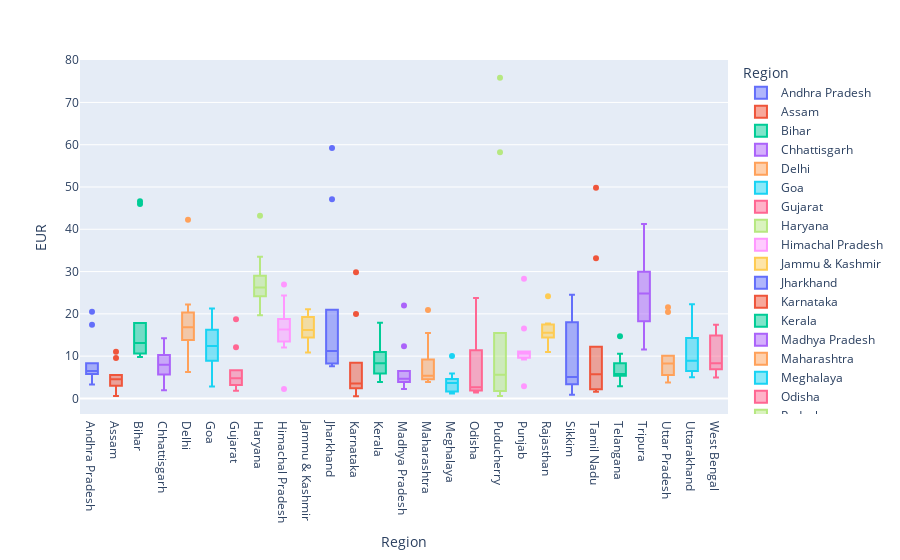
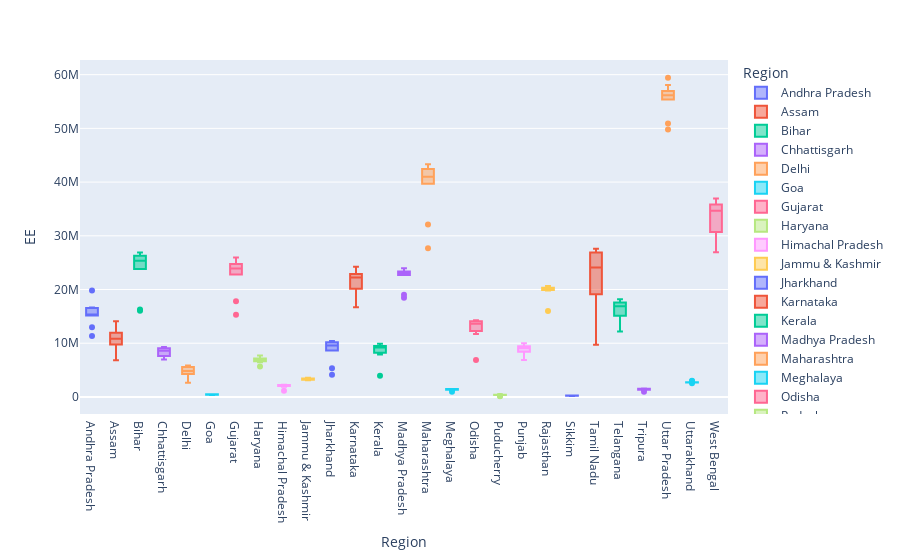
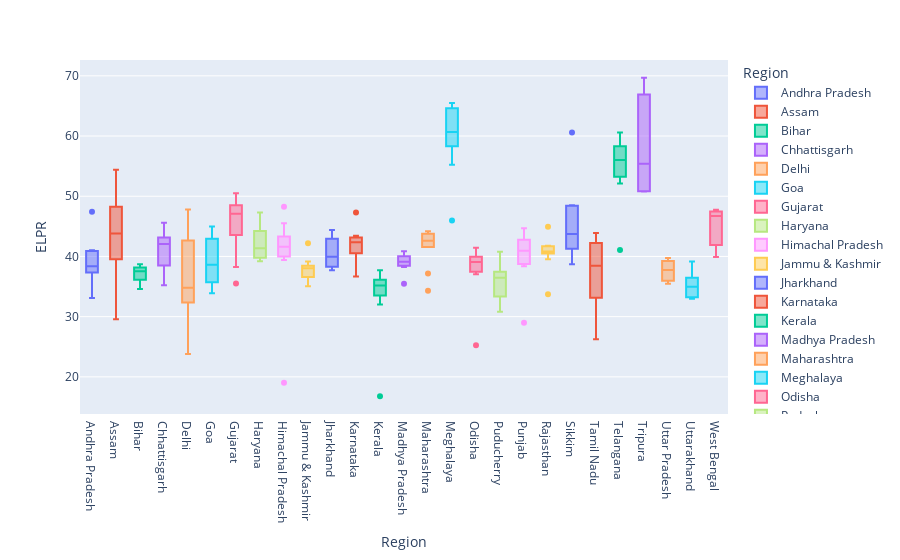

Notebook code cell kept with these figures, in order:
### Code cell
fig1 = px.box(df,x='Region',y='EUR',color='Region')
fig2 = px.box(df,x='Region',y='EE',color='Region')
fig3 = px.box(df,x='Region',y='ELPR',color='Region')
fig1.show()
fig2.show()
fig3.show()
